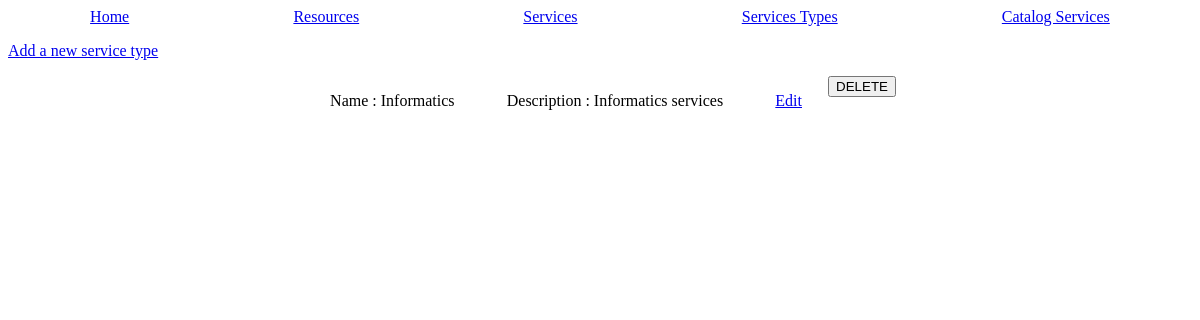
Page /services-types on the earlier database version.
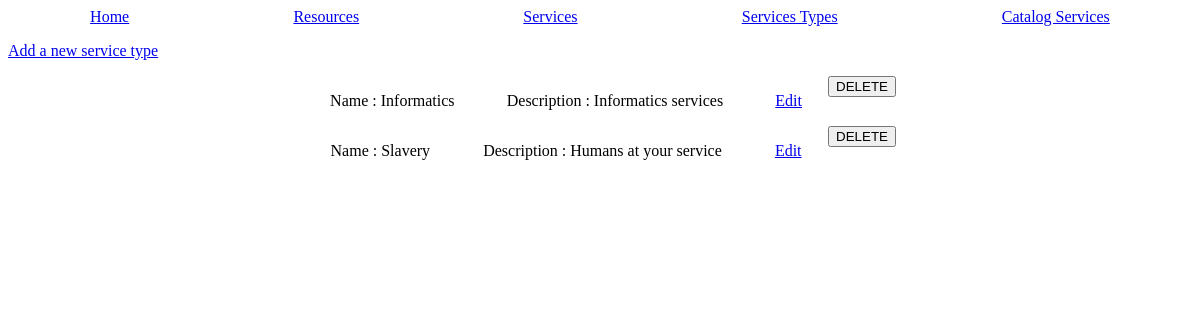
Same page on the later database version.
### tables this page shows
CREATE TABLE "services_types" (
	"id"	INTEGER UNIQUE,
	"desc"	TEXT NOT NULL,
	"name"	TEXT NOT NULL UNIQUE,
	PRIMARY KEY("id" AUTOINCREMENT)
);

### main.py (the view, shortened to what this page needs)
@app.route('/services-types', methods = ['POST', 'GET'])
def services_types():
    data_services_types = utils.getRowsFromDb('SELECT * from services_types');
    return render_template('services-types.html.jinja', data=data_services_types);

### utils.py (called while the page is built)
def dictFactory(cursor, row) -> dict:
    d = {};
    for idx, col in enumerate(cursor.description):
        d[col[0]] = row[idx];
    return d;

def connectDb(path : str = 'db/db.db') -> sqlite3.Connection:
    db = None;
    try:
        db = sqlite3.connect(path);
        db.row_factory = dictFactory;
    except Exception as err:
        flash("Can't connect do database " + str(err), 'error');
    return db;

def getRowsFromDb(request : str, values : tuple = None) -> dict:
    elementsFromDb : dict = None
    try:
        db = connectDb();
        cursor = db.cursor();
        if(type(values) is tuple):
            elementsFromDb = cursor.execute(request, values).fetchall();
        else:
            elementsFromDb = cursor.execute(request).fetchall();
        db.close();
    except Exception as err:
        flash("Can't execute SQL request " + str(err), 'error')
    return elementsFromDb;

### templates/services-types.html.jinja (shortened to what this page needs)
{% extends "base.html.jinja" %}
{% block content %}
<a href="/add-service-type"><p>Add a new service type</p></a>
{% if data %}
    {% for service_type in data %}
        <div class="item">
            <div>
                <p>Name : {{ service_type['name'] }}</p>
            </div>
            <div>
                <p>Description : {{ service_type['desc'] }}</p>
            </div>
            <div>
                <a href="service-type/{{service_type['id']}}"><span>Edit</span></a>
            </div>
            <form action="/services-types" method="POST">
                <input type="submit" name="delete_service_type" value="DELETE">
            </form>
        </div>
    {% endfor %}
{% endif %}
{% endblock %}

Differences in the rows shown:
added services_types: name "Slavery", desc "Humans at your service"
